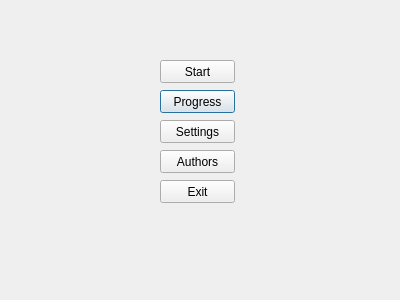
<?xml version="1.0" encoding="UTF-8"?>
<ui version="4.0">
 <class>StartDialog</class>
 <widget class="QDialog" name="StartDialog">
  <property name="geometry">
   <rect>
    <x>0</x>
    <y>0</y>
    <width>400</width>
    <height>300</height>
   </rect>
  </property>
  <property name="windowTitle">
   <string>Dialog</string>
  </property>
  <widget class="QPushButton" name="ButtonProgress">
   <property name="geometry">
    <rect>
     <x>160</x>
     <y>90</y>
     <width>75</width>
     <height>23</height>
    </rect>
   </property>
   <property name="text">
    <string>Progress</string>
   </property>
  </widget>
  <widget class="QPushButton" name="ButtonStart">
   <property name="geometry">
    <rect>
     <x>160</x>
     <y>60</y>
     <width>75</width>
     <height>23</height>
    </rect>
   </property>
   <property name="text">
    <string>Start</string>
   </property>
  </widget>
  <widget class="QPushButton" name="ButtonSettings">
   <property name="geometry">
    <rect>
     <x>160</x>
     <y>120</y>
     <width>75</width>
     <height>23</height>
    </rect>
   </property>
   <property name="text">
    <string>Settings</string>
   </property>
  </widget>
  <widget class="QPushButton" name="ButtonExit">
   <property name="geometry">
    <rect>
     <x>160</x>
     <y>180</y>
     <width>75</width>
     <height>23</height>
    </rect>
   </property>
   <property name="text">
    <string>Exit</string>
   </property>
  </widget>
  <widget class="QPushButton" name="ButtonAuthors">
   <property name="geometry">
    <rect>
     <x>160</x>
     <y>150</y>
     <width>75</width>
     <height>23</height>
    </rect>
   </property>
   <property name="text">
    <string>Authors</string>
   </property>
  </widget>
 </widget>
 <resources/>
 <connections/>
</ui>
